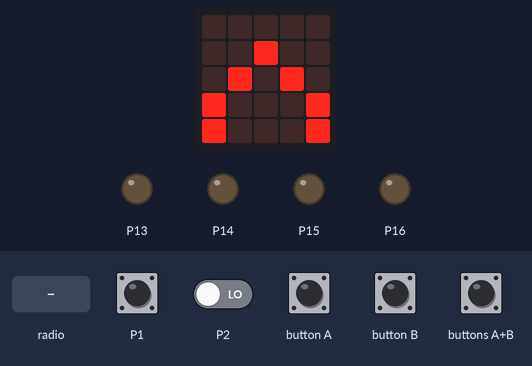
This program was run on a simulated BBC micro:bit (MakeCode). Parts: the board's 5×5 LED display, output pins drawn as LEDs (lit = HIGH). The test bench sets the inputs (shaded band); at power-on: P1 LOW, P2 LOW. No radio messages arrive unless stated (any console line starting 'radio sent:' is added by the test bench); what the program prints to the serial console is not drawn.

Above: at 1.2 s.
1.3 s: P1 pulled HIGH for 1 s
At 2.1 s:
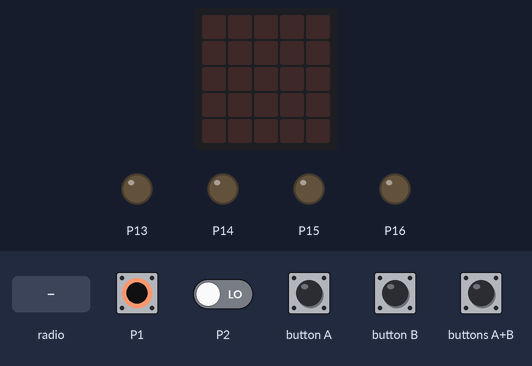
3.8 s: radio message "-1" arrives
At 4.2 s:
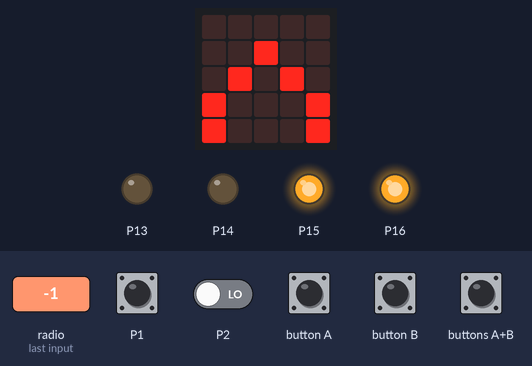
5.3 s: radio message "2" arrives
At 6.5 s:
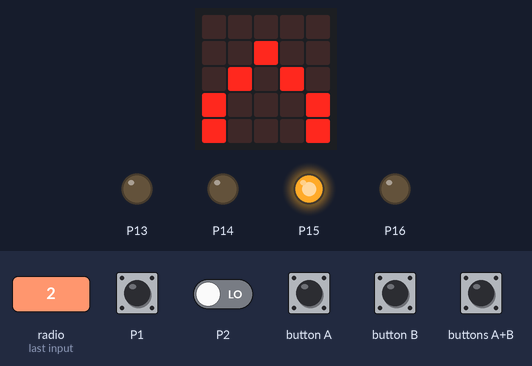
6.8 s: radio message "3" arrives
At 7.7 s:
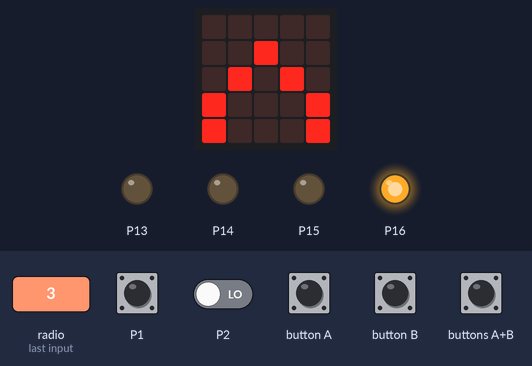
8.3 s: P1 pulled HIGH for 1 s
At 9.1 s:
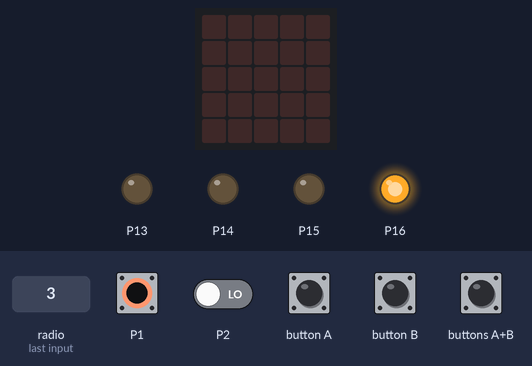
10.8 s: radio message "1" arrives
At 11.9 s:
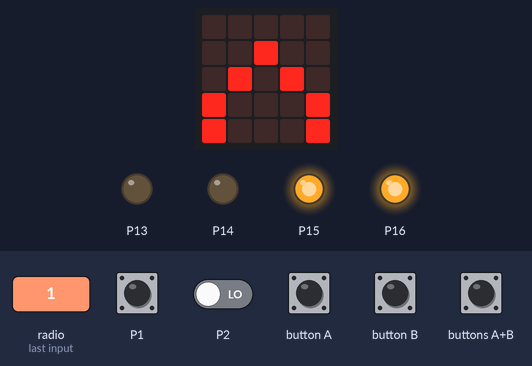
Timing chart, 0 to 13.3 s (numbered marks = the images above; inputs shaded):
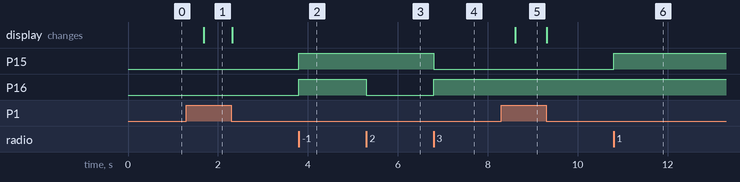

Measured:
- after the input at 1.3 s, the display: changes after 0.38 s (image 1)
- after the input at 3.8 s, P15, P16: LOW → HIGH at once
- after the input at 5.3 s, P16: HIGH → LOW at once
- after the input at 6.8 s, P15: HIGH → LOW at once; P16: LOW → HIGH at once
- after the input at 8.3 s, the display: changes after 0.31 s (image 5)
- after the input at 10.8 s, P15: LOW → HIGH at once

The program:

main.ts
```typescript
radio.onReceivedNumber(function (receivedNumber) {
    if (receivedNumber == -1) {
        if (左右 == 1) {
            pins.digitalWritePin(DigitalPin.P16, 0)
            pins.digitalWritePin(DigitalPin.P15, 0)
            pins.analogWritePin(AnalogPin.P13, 1023)
            pins.analogWritePin(AnalogPin.P14, 1023)
        } else if (左右 == 2) {
            pins.digitalWritePin(DigitalPin.P15, 0)
            pins.analogWritePin(AnalogPin.P13, 1023)
            pins.digitalWritePin(DigitalPin.P14, 0)
            pins.analogWritePin(AnalogPin.P16, 0)
        } else if (左右 == 3) {
            pins.digitalWritePin(DigitalPin.P16, 0)
            pins.analogWritePin(AnalogPin.P14, 1023)
            pins.digitalWritePin(DigitalPin.P13, 0)
            pins.analogWritePin(AnalogPin.P15, 0)
        } else if (左右 == 4) {
            pins.digitalWritePin(DigitalPin.P13, 0)
            pins.digitalWritePin(DigitalPin.P14, 0)
            pins.digitalWritePin(DigitalPin.P15, 0)
            pins.digitalWritePin(DigitalPin.P16, 0)
        }
        pins.digitalWritePin(DigitalPin.P14, 0)
        pins.digitalWritePin(DigitalPin.P13, 0)
        pins.analogWritePin(AnalogPin.P15, 1023)
        pins.analogWritePin(AnalogPin.P16, 1023)
    } else {
        if (receivedNumber == 1) {
            pins.digitalWritePin(DigitalPin.P13, 0)
            pins.analogWritePin(AnalogPin.P15, 1023)
            pins.digitalWritePin(DigitalPin.P14, 0)
            pins.analogWritePin(AnalogPin.P16, 1023)
        } else if (receivedNumber == 2) {
            pins.digitalWritePin(DigitalPin.P13, 0)
            pins.analogWritePin(AnalogPin.P15, 1023)
            pins.digitalWritePin(DigitalPin.P14, 0)
            pins.analogWritePin(AnalogPin.P16, 0)
        } else if (receivedNumber == 3) {
            pins.digitalWritePin(DigitalPin.P14, 0)
            pins.analogWritePin(AnalogPin.P16, 1023)
            pins.digitalWritePin(DigitalPin.P13, 0)
            pins.analogWritePin(AnalogPin.P15, 0)
        } else if (receivedNumber == 4) {
            pins.digitalWritePin(DigitalPin.P13, 0)
            pins.digitalWritePin(DigitalPin.P14, 0)
            pins.digitalWritePin(DigitalPin.P15, 0)
            pins.digitalWritePin(DigitalPin.P16, 0)
        }
    }
})
let 左右 = 0
radio.setGroup(1)
basic.forever(function () {
    if (pins.digitalReadPin(DigitalPin.P1) == 0) {
        basic.showLeds(`
            . . . . .
            . . # . .
            . # . # .
            # . . . #
            # . . . #
            `)
    } else if (pins.digitalReadPin(DigitalPin.P2) == 1023) {
        basic.showLeds(`
            . . . . .
            # . . . #
            # . . . #
            . # . # .
            . . # . .
            `)
    } else {
        basic.clearScreen()
    }
})
basic.forever(function () {
    if (input.buttonIsPressed(Button.AB)) {
        radio.sendNumber(1)
        左右 = 1
    } else if (input.buttonIsPressed(Button.A)) {
        radio.sendNumber(2)
        左右 = 2
    } else if (input.buttonIsPressed(Button.B)) {
        radio.sendNumber(3)
        左右 = 3
    } else {
        radio.sendNumber(4)
        左右 = 4
    }
})
basic.forever(function () {
    if (input.isGesture(Gesture.LogoDown)) {
        radio.sendNumber(-1)
    }
})
```

test.ts
```typescript
// テストはここに来ます。このパッケージが拡張機能として使用されるときにはコンパイルされません。
```
